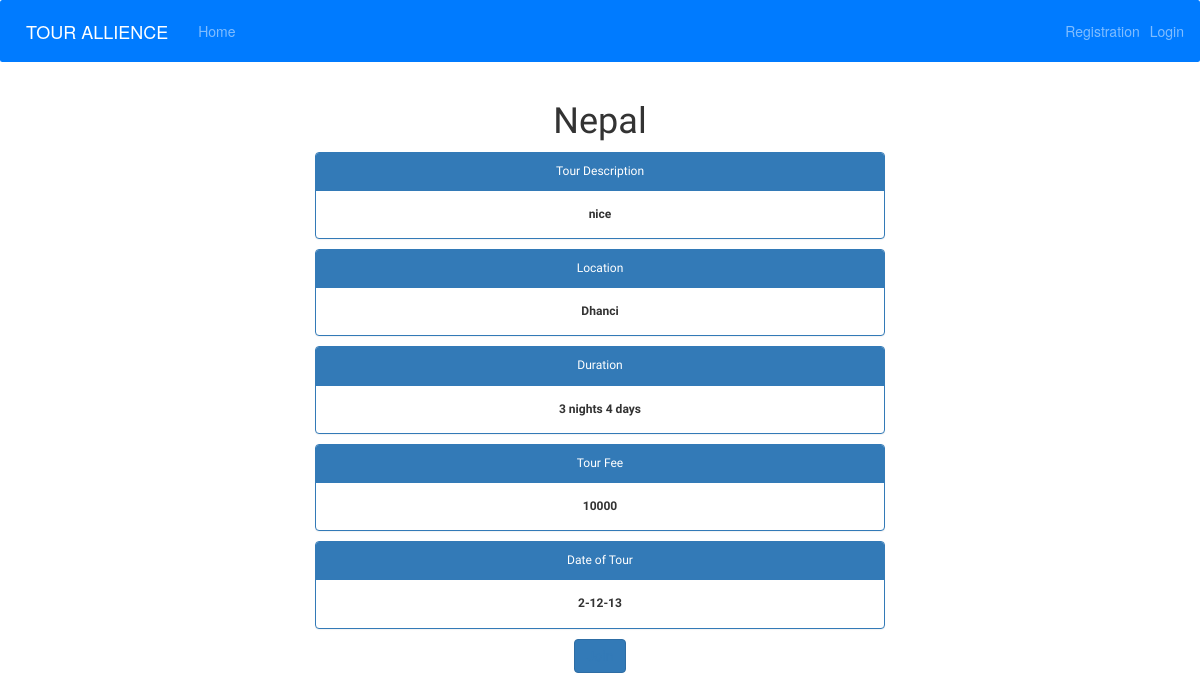
Screenshot of /all-tour/nepal-1/ with the database file from the repository.
### tourrelated/models.py (models this page shows, shortened)
class Tour(models.Model):
    creator= models.ForeignKey(User, on_delete=models.CASCADE)
    title= models.CharField(max_length=200)
    slug=models.SlugField(unique=True,blank=True)
    location= models.CharField(max_length=200)
    duration= models.CharField(max_length=50)
    fee=models.CharField(max_length=10)
    date_of_tour=models.CharField(max_length=100)
    short_description=models.CharField(max_length=300)

### tourrelated/views.py (the view)
def all_tour_details(request,slug):
    templates= 'tourrelated/all_tour_details.html'
    tour=get_object_or_404(Tour, slug=slug)
    check= Member_on_tour.objects.all().filter(tour=tour, name=request.user)
    context= {'tour':tour,'check':check}
    return render(request,templates,context)

### templates/tourrelated/all_tour_details.html (shortened to what this page needs)
{% extends 'base.html' %}
{% block content %}
{% load static %}
  <link rel="stylesheet" href="https://maxcdn.bootstrapcdn.com/bootstrap/3.4.0/css/bootstrap.min.css">
  <link rel="stylesheet" type="text/css" href="{% static 'tourrelated/alltour.css' %}">
<div class="container">
<div class="Heading">
<h1>{{ tour.title }}</h1>
</div>
<div class="panel panel-primary">
      <div class="panel-heading">Tour Description</div>
      <div class="panel-body"><b>{{ tour.short_description }}</b></div>
      </div>
	<div class="panel panel-primary">
      <div class="panel-heading">Location</div>
      <div class="panel-body"><b>{{ tour.location }}</b></div>
    </div>
	<div class="panel panel-primary">
      <div class="panel-heading">Duration</div>
      <div class="panel-body"><b>{{ tour.duration }}</b></div>
    </div>
	<div class="panel panel-primary">
      <div class="panel-heading">Tour Fee</div>
      <div class="panel-body"><b>{{ tour.fee }}</b></div>
    </div>
	<div class="panel panel-primary">
      <div class="panel-heading">Date of Tour</div>
      <div class="panel-body"><b>{{ tour.date_of_tour }}</b></div>
    </div>
    {% if check %}
	<button onclick="" type="button" class="btn btn-primary" disabled >Join</button>
    {% else %}
    <button type="button" class="btn btn-primary"><a style="color:white: text-decoration:none;" href="javascript:{document.getElementById('join').submit()}">Join</a></button>
    {% endif %}
    </div>
<br>
{% endblock %}

### static/tourrelated/alltour.css (style rules this page uses)
.container { margin-top:10px; width:50%; position:inline; text-align:center; font-family: 'Margarine',cursive; font-family: 'Francois One', sans-serif; font-family: 'Mina', sans-serif; font-size:12.05px; }
.panel-primary { margin-bottom:10px; }
.Heading { margin-bottom:.01px; }

### rows the page displays
Tour: title "Nepal", short_description "nice", location "Dhanci", duration "3 nights 4 days", fee "10000", date_of_tour "2-12-13"
